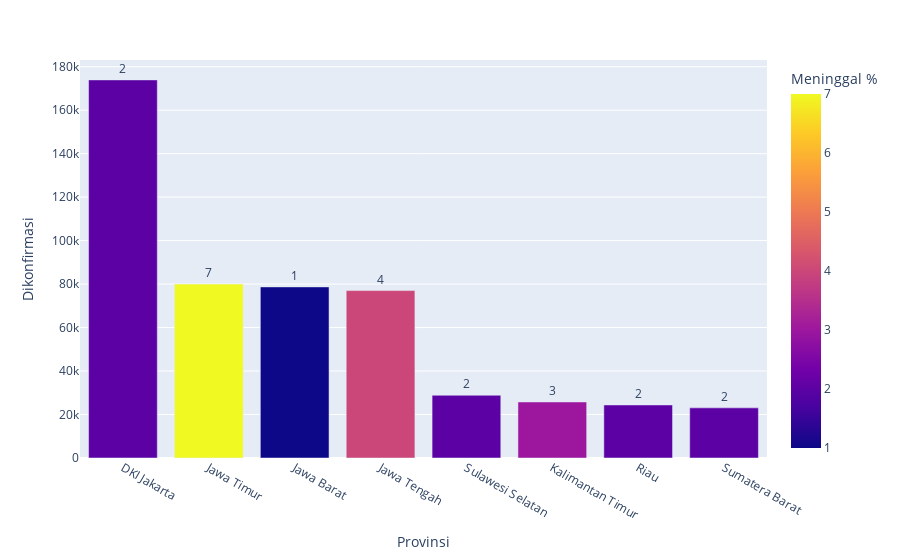

Source (notebook cell):
### Code cell
df_sort_5_1 = df_sort.nlargest(8, "Dikonfirmasi")
df_sort_5_1.sort_values(by = "Dikonfirmasi", ascending = False, inplace = True)
fig = px.bar(df_sort_5_1, x='Provinsi', y='Dikonfirmasi', hover_data = ["Meninggal %"],
             color='Meninggal %', text = 'Meninggal %')
fig.update_traces(texttemplate='%{text:.0f}', textposition='outside')
fig.update_layout(uniformtext_minsize=8, uniformtext_mode='hide')

### Figure 1 — Plotly figure (JSON) as saved in the notebook; plotly's stock layout.template omitted (floating-point values rounded to 4 significant figures)
{"data": [{"alignmentgroup": "True", "customdata": [[2], [7], [1], [4], [2], [3], [2], [2]], "hovertemplate": "Provinsi=%{x}<br>Dikonfirmasi=%{y}<br>Meninggal %=%{marker.color}<extra></extra>", "legendgroup": "", "marker": {"color": [2, 7, 1, 4, 2, 3, 2, 2], "coloraxis": "coloraxis"}, "name": "", "offsetgroup": "", "orientation": "v", "showlegend": false, "text": [2, 7, 1, 4, 2, 3, 2, 2], "textposition": "outside", "texttemplate": "%{text:.0f}", "type": "bar", "x": ["DKI Jakarta", "Jawa Timur", "Jawa Barat", "Jawa Tengah", "Sulawesi Selatan", "Kalimantan Timur", "Riau", "Sumatera Barat"], "xaxis": "x", "y": [173929, 80010, 78698, 77008, 28863, 25770, 24401, 23063], "yaxis": "y"}], "layout": {"barmode": "relative", "coloraxis": {"colorbar": {"title": {"text": "Meninggal %"}}, "colorscale": [[0, "#0d0887"], [0.1111, "#46039f"], [0.2222, "#7201a8"], [0.3333, "#9c179e"], [0.4444, "#bd3786"], [0.5556, "#d8576b"], [0.6667, "#ed7953"], [0.7778, "#fb9f3a"], [0.8889, "#fdca26"], [1, "#f0f921"]]}, "legend": {"tracegroupgap": 0}, "margin": {"t": 60}, "uniformtext": {"minsize": 8, "mode": "hide"}, "xaxis": {"anchor": "y", "domain": [0, 1], "title": {"text": "Provinsi"}}, "yaxis": {"anchor": "x", "domain": [0, 1], "title": {"text": "Dikonfirmasi"}}}}
